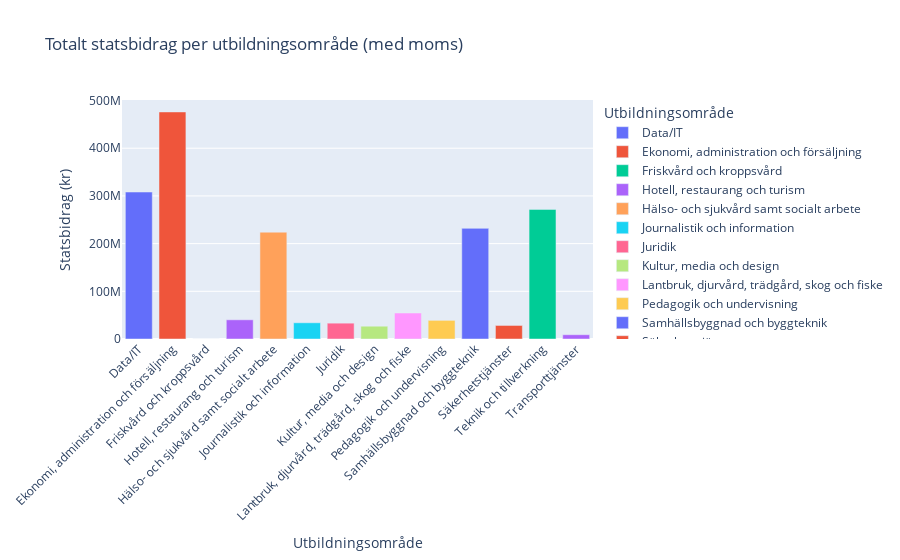

The notebook cell saved with this chart:
### Code cell
import plotly.express as px

fig = px.bar(
    statsbidrag_total,
    x="Utbildningsområde",
    y="Totalt statsbidrag med moms",
    title="Totalt statsbidrag per utbildningsområde (med moms)",
    labels={"Totalt statsbidrag med moms": "Statsbidrag (kr)"},
    color="Utbildningsområde"
)

fig.update_layout(xaxis_tickangle=-45)
fig.show()

### Figure 1 — Plotly figure (JSON) as saved in the notebook; plotly's stock layout.template omitted (floating-point values rounded to 4 significant figures)
{"data": [{"hovertemplate": "Utbildningsområde=%{x}<br>Statsbidrag (kr)=%{y}<extra></extra>", "legendgroup": "Data/IT", "marker": {"color": "#636efa", "pattern": {"shape": ""}}, "name": "Data/IT", "orientation": "v", "showlegend": true, "textposition": "auto", "type": "bar", "x": ["Data/IT"], "xaxis": "x", "y": [308200000.0], "yaxis": "y"}, {"hovertemplate": "Utbildningsområde=%{x}<br>Statsbidrag (kr)=%{y}<extra></extra>", "legendgroup": "Ekonomi, administration och försäljning", "marker": {"color": "#EF553B", "pattern": {"shape": ""}}, "name": "Ekonomi, administration och försäljning", "orientation": "v", "showlegend": true, "textposition": "auto", "type": "bar", "x": ["Ekonomi, administration och försäljning"], "xaxis": "x", "y": [476100000.0], "yaxis": "y"}, {"hovertemplate": "Utbildningsområde=%{x}<br>Statsbidrag (kr)=%{y}<extra></extra>", "legendgroup": "Friskvård och kroppsvård", "marker": {"color": "#00cc96", "pattern": {"shape": ""}}, "name": "Friskvård och kroppsvård", "orientation": "v", "showlegend": true, "textposition": "auto", "type": "bar", "x": ["Friskvård och kroppsvård"], "xaxis": "x", "y": [0.0], "yaxis": "y"}, {"hovertemplate": "Utbildningsområde=%{x}<br>Statsbidrag (kr)=%{y}<extra></extra>", "legendgroup": "Hotell, restaurang och turism", "marker": {"color": "#ab63fa", "pattern": {"shape": ""}}, "name": "Hotell, restaurang och turism", "orientation": "v", "showlegend": true, "textposition": "auto", "type": "bar", "x": ["Hotell, restaurang och turism"], "xaxis": "x", "y": [40260000.0], "yaxis": "y"}, {"hovertemplate": "Utbildningsområde=%{x}<br>Statsbidrag (kr)=%{y}<extra></extra>", "legendgroup": "Hälso- och sjukvård samt socialt arbete", "marker": {"color": "#FFA15A", "pattern": {"shape": ""}}, "name": "Hälso- och sjukvård samt socialt arbete", "orientation": "v", "showlegend": true, "textposition": "auto", "type": "bar", "x": ["Hälso- och sjukvård samt socialt arbete"], "xaxis": "x", "y": [224000000.0], "yaxis": "y"}, {"hovertemplate": "Utbildningsområde=%{x}<br>Statsbidrag (kr)=%{y}<extra></extra>", "legendgroup": "Journalistik och information", "marker": {"color": "#19d3f3", "pattern": {"shape": ""}}, "name": "Journalistik och information", "orientation": "v", "showlegend": true, "textposition": "auto", "type": "bar", "x": ["Journalistik och information"], "xaxis": "x", "y": [34030000.0], "yaxis": "y"}, {"hovertemplate": "Utbildningsområde=%{x}<br>Statsbidrag (kr)=%{y}<extra></extra>", "legendgroup": "Juridik", "marker": {"color": "#FF6692", "pattern": {"shape": ""}}, "name": "Juridik", "orientation": "v", "showlegend": true, "textposition": "auto", "type": "bar", "x": ["Juridik"], "xaxis": "x", "y": [33200000.0], "yaxis": "y"}, {"hovertemplate": "Utbildningsområde=%{x}<br>Statsbidrag (kr)=%{y}<extra></extra>", "legendgroup": "Kultur, media och design", "marker": {"color": "#B6E880", "pattern": {"shape": ""}}, "name": "Kultur, media och design", "orientation": "v", "showlegend": true, "textposition": "auto", "type": "bar", "x": ["Kultur, media och design"], "xaxis": "x", "y": [26820000.0], "yaxis": "y"}, {"hovertemplate": "Utbildningsområde=%{x}<br>Statsbidrag (kr)=%{y}<extra></extra>", "legendgroup": "Lantbruk, djurvård, trädgård, skog och fiske", "marker": {"color": "#FF97FF", "pattern": {"shape": ""}}, "name": "Lantbruk, djurvård, trädgård, skog och fiske", "orientation": "v", "showlegend": true, "textposition": "auto", "type": "bar", "x": ["Lantbruk, djurvård, trädgård, skog och fiske"], "xaxis": "x", "y": [54500000.0], "yaxis": "y"}, {"hovertemplate": "Utbildningsområde=%{x}<br>Statsbidrag (kr)=%{y}<extra></extra>", "legendgroup": "Pedagogik och undervisning", "marker": {"color": "#FECB52", "pattern": {"shape": ""}}, "name": "Pedagogik och undervisning", "orientation": "v", "showlegend": true, "textposition": "auto", "type": "bar", "x": ["Pedagogik och undervisning"], "xaxis": "x", "y": [39110000.0], "yaxis": "y"}, {"hovertemplate": "Utbildningsområde=%{x}<br>Statsbidrag (kr)=%{y}<extra></extra>", "legendgroup": "Samhällsbyggnad och byggteknik", "marker": {"color": "#636efa", "pattern": {"shape": ""}}, "name": "Samhällsbyggnad och byggteknik", "orientation": "v", "showlegend": true, "textposition": "auto", "type": "bar", "x": ["Samhällsbyggnad och byggteknik"], "xaxis": "x", "y": [232000000.0], "yaxis": "y"}, {"hovertemplate": "Utbildningsområde=%{x}<br>Statsbidrag (kr)=%{y}<extra></extra>", "legendgroup": "Säkerhetstjänster", "marker": {"color": "#EF553B", "pattern": {"shape": ""}}, "name": "Säkerhetstjänster", "orientation": "v", "showlegend": true, "textposition": "auto", "type": "bar", "x": ["Säkerhetstjänster"], "xaxis": "x", "y": [28390000.0], "yaxis": "y"}, {"hovertemplate": "Utbildningsområde=%{x}<br>Statsbidrag (kr)=%{y}<extra></extra>", "legendgroup": "Teknik och tillverkning", "marker": {"color": "#00cc96", "pattern": {"shape": ""}}, "name": "Teknik och tillverkning", "orientation": "v", "showlegend": true, "textposition": "auto", "type": "bar", "x": ["Teknik och tillverkning"], "xaxis": "x", "y": [271700000.0], "yaxis": "y"}, {"hovertemplate": "Utbildningsområde=%{x}<br>Statsbidrag (kr)=%{y}<extra></extra>", "legendgroup": "Transporttjänster", "marker": {"color": "#ab63fa", "pattern": {"shape": ""}}, "name": "Transporttjänster", "orientation": "v", "showlegend": true, "textposition": "auto", "type": "bar", "x": ["Transporttjänster"], "xaxis": "x", "y": [8946000.0], "yaxis": "y"}], "layout": {"barmode": "relative", "legend": {"title": {"text": "Utbildningsområde"}, "tracegroupgap": 0}, "title": {"text": "Totalt statsbidrag per utbildningsområde (med moms)"}, "xaxis": {"anchor": "y", "categoryarray": ["Data/IT", "Ekonomi, administration och försäljning", "Friskvård och kroppsvård", "Hotell, restaurang och turism", "Hälso- och sjukvård samt socialt arbete", "Journalistik och information", "Juridik", "Kultur, media och design", "Lantbruk, djurvård, trädgård, skog och fiske", "Pedagogik och undervisning", "Samhällsbyggnad och byggteknik", "Säkerhetstjänster", "Teknik och tillverkning", "Transporttjänster"], "categoryorder": "array", "domain": [0, 1], "tickangle": -45, "title": {"text": "Utbildningsområde"}}, "yaxis": {"anchor": "x", "domain": [0, 1], "title": {"text": "Statsbidrag (kr)"}}}}
